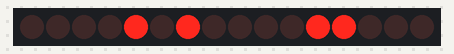
A program run on a simulated Arduino Uno, built for the host (arithmetic inside an expression is 32-bit, double 64-bit). On the bench: 16 shift-register outputs drawn as a row of LEDs (first output left, lit = HIGH). Wiring (inferred from the names in the program): 2 × shift register (74HC595): data pin 9; shift clock pin 11; latch pin 12. Wiring (inferred from the signals the program sends): row of LEDs: on Q0, Q1, Q2, Q3, Q4, Q5, Q6, Q7, Q8, Q9, Q10, Q11, Q12, Q13, Q14, Q15. The local clock reads 2024-03-15 10:24:30 at power-on unless the program sets it.

Above: at 0.1 s.
At 30.1 s:
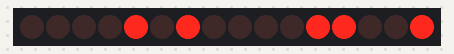
At 90.1 s:
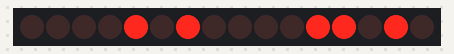
Timing chart, 0 to 91.6 s (numbered marks = the images above):
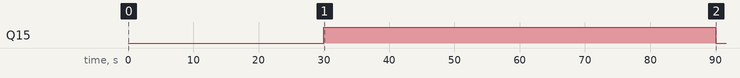

Measured:
- by itself, Q15: LOW → HIGH at 30.0 s, → LOW 60.0 s later

The program:

main.cpp
```cpp
#include <iarduino_RTC.h>

// Shift register pins 74hc595
int dataPin = 9;   // 14 вывод на регистре
int clockPin = 11; // 11 вывод на регистре
int latchPin = 12; // 12 вывод на регистре

// Clock pins
int CLK = 7;
int DAT = 6;
int RST = 5;

iarduino_RTC time(RTC_DS1302, RST, CLK, DAT);

void setup()
{
  Serial.begin(9600);

  pinMode(clockPin, OUTPUT);
  pinMode(latchPin, OUTPUT);
  pinMode(dataPin, OUTPUT);

  // Init time
  time.begin();

  // Setup time
  // СЕК, МИН, ЧАС, ДЕНЬ, МЕС, ГОД, ДН
  // time.settime(0, 10, 10, 10, 1, 21, 1);
}

void loop()
{
  time.gettime();
  byte hours = time.Hours;
  byte minutes = time.minutes;

  digitalWrite(latchPin, LOW);
  shiftOut(dataPin, clockPin, LSBFIRST, minutes);
  shiftOut(dataPin, clockPin, LSBFIRST, hours);
  digitalWrite(latchPin, HIGH);
}
```
